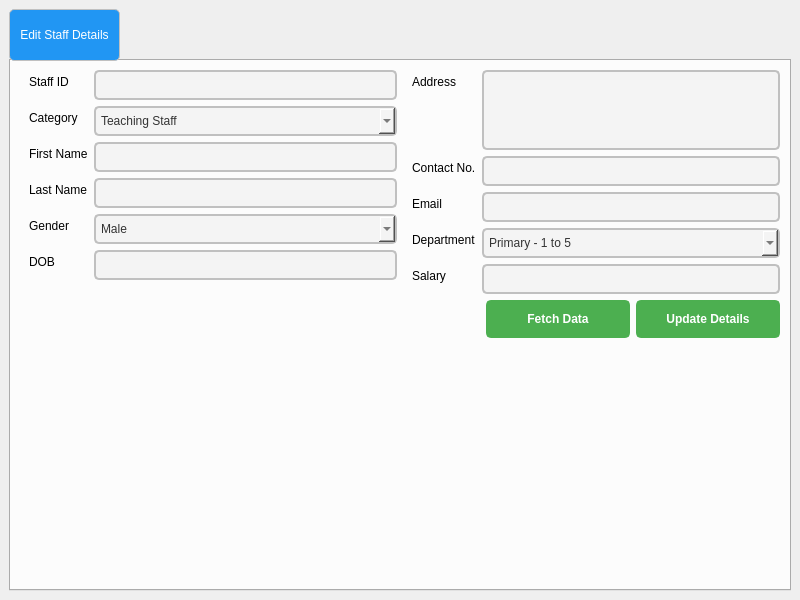
<?xml version="1.0" encoding="UTF-8"?>
<ui version="4.0">
 <class>MainWindow</class>
 <widget class="QMainWindow" name="MainWindow">
  <property name="geometry">
   <rect>
    <x>0</x>
    <y>0</y>
    <width>800</width>
    <height>600</height>
   </rect>
  </property>
  <property name="windowTitle">
   <string>MainWindow</string>
  </property>
  <widget class="QWidget" name="centralwidget">
   <layout class="QHBoxLayout" name="horizontalLayout">
    <item>
     <widget class="QTabWidget" name="tabWidget">
      <property name="styleSheet">
       <string notr="true">/* Styling the Tab Widget */
QTabWidget {
    background-color: #f0f0f0;
    border: 2px solid black;
    border-radius: 10px;
    padding: 5px;
}


/* Styling the Tabs */
QTabBar::tab {
    background-color: #2196F3;  /* Tab background color */
    color: white;
    border: 1px solid #c0c0c0;
    padding: 10px;
    border-radius: 5px;
    min-width: 80px;
    min-height: 30px;

	font: 14pt &quot;Segoe UI&quot;;
}

</string>
      </property>
      <property name="currentIndex">
       <number>0</number>
      </property>
      <widget class="QWidget" name="tab">
       <property name="styleSheet">
        <string notr="true"/>
       </property>
       <attribute name="title">
        <string>Edit Staff Details</string>
       </attribute>
       <layout class="QVBoxLayout" name="verticalLayout">
        <item>
         <layout class="QHBoxLayout" name="horizontalLayout_2">
          <property name="topMargin">
           <number>0</number>
          </property>
          <item alignment="Qt::AlignTop">
           <widget class="QFrame" name="formFrame">
            <property name="styleSheet">
             <string notr="true">*{
font: 14pt &quot;Segoe UI&quot;;

}

/* Styling the QLineEdit */
QLineEdit {
    background-color: #f4f4f4;  /* Light grey background */
    color: #333333;  /* Dark text color */
    border: 2px solid #c0c0c0;  /* Border color */
    border-radius: 5px;  /* Rounded corners */
    padding: 5px;
}

/* Focused state (when the QLineEdit is selected) */
QLineEdit:focus {
    border: 2px solid #2196F3;  /* Blue border when focused */
    background-color: #ffffff;  /* White background on focus */
}

/* Disabled state */
QLineEdit:disabled {
    background-color: #e0e0e0;  /* Grey background when disabled */
    color: #888888;  /* Light grey text when disabled */
    border: 2px solid #cccccc;  /* Light grey border */
}

/* Placeholder text style */
QLineEdit::placeholder {
    color: #888888;  /* Light grey color for placeholder text */
    font-style: italic;  /* Italicize the placeholder text */
}

/* Styling the text cursor */
QLineEdit::cursor {
    color: #2196F3;  /* Change cursor color to blue */
}
</string>
            </property>
            <layout class="QFormLayout" name="formLayout">
             <property name="topMargin">
              <number>0</number>
             </property>
             <property name="rightMargin">
              <number>0</number>
             </property>
             <property name="bottomMargin">
              <number>0</number>
             </property>
             <item row="1" column="0">
              <widget class="QLabel" name="label_2">
               <property name="text">
                <string>Staff ID</string>
               </property>
              </widget>
             </item>
             <item row="2" column="0">
              <widget class="QLabel" name="label_4">
               <property name="text">
                <string>Category</string>
               </property>
              </widget>
             </item>
             <item row="2" column="1">
              <widget class="QComboBox" name="staff_category_box">
               <property name="styleSheet">
                <string notr="true">/* Styling the QComboBox */
QComboBox {
    background-color: #f4f4f4;  /* Light grey background */
    color: #333333;  /* Dark text color */
    border: 2px solid #c0c0c0;  /* Border color */
    border-radius: 5px;  /* Rounded corners */
    padding: 5px;
    font: 14pt &quot;Segoe UI&quot;;

    min-width: 150px;  /* Minimum width of the combo box */
}

/* Styling the combo box when focused */
QComboBox:focus {
    border: 2px solid #2196F3;  /* Blue border when focused */
    background-color: #ffffff;  /* White background on focus */
}

/* Disabled state for the combo box */
QComboBox:disabled {
    background-color: #e0e0e0;  /* Grey background when disabled */
    color: #888888;  /* Light grey text when disabled */
    border: 2px solid #cccccc;  /* Light grey border */
}

/* Arrow button of the combo box */


/* Styling the dropdown list */
QComboBox QAbstractItemView {
    background-color: #ffffff;  /* White background for the dropdown list */
    color: #333333;  /* Dark text color */
    border: 1px solid #c0c0c0;  /* Border around the dropdown list */
    border-radius: 5px;
    padding: 5px;
    min-width: 150px;
}

/* Hover effect on the dropdown list items */
QComboBox QAbstractItemView::item:hover {
    background-color: #2196F3;  /* Blue background on hover */
    color: #ffffff;  /* White text on hover */
}

/* Selected item in the dropdown list */
QComboBox QAbstractItemView::item:selected {
    background-color: #64B5F6;  /* Light blue background when selected */
    color: #ffffff;  /* White text when selected */
}
</string>
               </property>
               <item>
                <property name="text">
                 <string>Teaching Staff</string>
                </property>
               </item>
               <item>
                <property name="text">
                 <string>Non-Teaching</string>
                </property>
               </item>
              </widget>
             </item>
             <item row="3" column="0">
              <widget class="QLabel" name="label">
               <property name="text">
                <string>First Name</string>
               </property>
              </widget>
             </item>
             <item row="3" column="1">
              <widget class="QLineEdit" name="staff_fname_box"/>
             </item>
             <item row="4" column="0">
              <widget class="QLabel" name="label_3">
               <property name="text">
                <string>Last Name</string>
               </property>
              </widget>
             </item>
             <item row="4" column="1">
              <widget class="QLineEdit" name="staff_lname_box"/>
             </item>
             <item row="5" column="0">
              <widget class="QLabel" name="label_6">
               <property name="text">
                <string>Gender</string>
               </property>
              </widget>
             </item>
             <item row="5" column="1">
              <widget class="QComboBox" name="staff_gen_box">
               <property name="styleSheet">
                <string notr="true">/* Styling the QComboBox */
QComboBox {
    background-color: #f4f4f4;  /* Light grey background */
    color: #333333;  /* Dark text color */
    border: 2px solid #c0c0c0;  /* Border color */
    border-radius: 5px;  /* Rounded corners */
    padding: 5px;
    font: 14pt &quot;Segoe UI&quot;;

    min-width: 150px;  /* Minimum width of the combo box */
}

/* Styling the combo box when focused */
QComboBox:focus {
    border: 2px solid #2196F3;  /* Blue border when focused */
    background-color: #ffffff;  /* White background on focus */
}

/* Disabled state for the combo box */
QComboBox:disabled {
    background-color: #e0e0e0;  /* Grey background when disabled */
    color: #888888;  /* Light grey text when disabled */
    border: 2px solid #cccccc;  /* Light grey border */
}

/* Arrow button of the combo box */


/* Styling the dropdown list */
QComboBox QAbstractItemView {
    background-color: #ffffff;  /* White background for the dropdown list */
    color: #333333;  /* Dark text color */
    border: 1px solid #c0c0c0;  /* Border around the dropdown list */
    border-radius: 5px;
    padding: 5px;
    min-width: 150px;
}

/* Hover effect on the dropdown list items */
QComboBox QAbstractItemView::item:hover {
    background-color: #2196F3;  /* Blue background on hover */
    color: #ffffff;  /* White text on hover */
}

/* Selected item in the dropdown list */
QComboBox QAbstractItemView::item:selected {
    background-color: #64B5F6;  /* Light blue background when selected */
    color: #ffffff;  /* White text when selected */
}
</string>
               </property>
               <item>
                <property name="text">
                 <string>Male</string>
                </property>
               </item>
               <item>
                <property name="text">
                 <string>Female</string>
                </property>
               </item>
              </widget>
             </item>
             <item row="7" column="0">
              <widget class="QLabel" name="label_7">
               <property name="text">
                <string>DOB</string>
               </property>
              </widget>
             </item>
             <item row="7" column="1">
              <widget class="QLineEdit" name="staff_dob_box"/>
             </item>
             <item row="1" column="1">
              <widget class="QLineEdit" name="lineEdit"/>
             </item>
            </layout>
           </widget>
          </item>
          <item alignment="Qt::AlignTop">
           <widget class="QFrame" name="formFrame_2">
            <property name="styleSheet">
             <string notr="true">*{
font: 14pt &quot;Segoe UI&quot;;

}

/* Styling the QLineEdit */
QLineEdit {
    background-color: #f4f4f4;  /* Light grey background */
    color: #333333;  /* Dark text color */
    border: 2px solid #c0c0c0;  /* Border color */
    border-radius: 5px;  /* Rounded corners */
    padding: 5px;
}

/* Focused state (when the QLineEdit is selected) */
QLineEdit:focus {
    border: 2px solid #2196F3;  /* Blue border when focused */
    background-color: #ffffff;  /* White background on focus */
}

/* Disabled state */
QLineEdit:disabled {
    background-color: #e0e0e0;  /* Grey background when disabled */
    color: #888888;  /* Light grey text when disabled */
    border: 2px solid #cccccc;  /* Light grey border */
}

/* Placeholder text style */
QLineEdit::placeholder {
    color: #888888;  /* Light grey color for placeholder text */
    font-style: italic;  /* Italicize the placeholder text */
}

/* Styling the text cursor */
QLineEdit::cursor {
    color: #2196F3;  /* Change cursor color to blue */
}
</string>
            </property>
            <layout class="QFormLayout" name="formLayout_2">
             <property name="topMargin">
              <number>0</number>
             </property>
             <property name="rightMargin">
              <number>0</number>
             </property>
             <property name="bottomMargin">
              <number>0</number>
             </property>
             <item row="0" column="0">
              <widget class="QLabel" name="label_11">
               <property name="text">
                <string>Address</string>
               </property>
              </widget>
             </item>
             <item row="2" column="0">
              <widget class="QLabel" name="label_12">
               <property name="text">
                <string>Contact No.</string>
               </property>
              </widget>
             </item>
             <item row="2" column="1">
              <widget class="QLineEdit" name="staff_contact_box"/>
             </item>
             <item row="3" column="0">
              <widget class="QLabel" name="label_17">
               <property name="text">
                <string>Email</string>
               </property>
              </widget>
             </item>
             <item row="3" column="1">
              <widget class="QLineEdit" name="staff_email_box"/>
             </item>
             <item row="4" column="0">
              <widget class="QLabel" name="label_13">
               <property name="text">
                <string>Department</string>
               </property>
              </widget>
             </item>
             <item row="8" column="0">
              <widget class="QLabel" name="label_14">
               <property name="text">
                <string>Salary</string>
               </property>
              </widget>
             </item>
             <item row="0" column="1">
              <widget class="QPlainTextEdit" name="staff_address_box">
               <property name="maximumSize">
                <size>
                 <width>16777215</width>
                 <height>80</height>
                </size>
               </property>
               <property name="styleSheet">
                <string notr="true">/* Styling the QPlainTextEdit */
QPlainTextEdit {
    background-color: #f4f4f4;  /* Light grey background */
    color: #333333;  /* Dark text color */
    border: 2px solid #c0c0c0;  /* Border color */
    border-radius: 5px;  /* Rounded corners */
    padding: 8px;
    font: 14pt &quot;Segoe UI&quot;;

}

/* Focused state (when the QPlainTextEdit is selected) */
QPlainTextEdit:focus {
    border: 2px solid #2196F3;  /* Blue border when focused */
    background-color: #ffffff;  /* White background on focus */
}

/* Disabled state */
QPlainTextEdit:disabled {
    background-color: #e0e0e0;  /* Grey background when disabled */
    color: #888888;  /* Light grey text when disabled */
    border: 2px solid #cccccc;  /* Light grey border */
}

/* Styling the text cursor */
QPlainTextEdit::cursor {
    color: #2196F3;  /* Change cursor color to blue */
}

/* Styling the selected text */
QPlainTextEdit::selection {
    background-color: #64B5F6;  /* Light blue background for selected text */
    color: #ffffff;  /* White text color for selected text */
}

/* Styling the scroll bar */
QPlainTextEdit QScrollBar:vertical {
    border: none;
    background: #f4f4f4;
    width: 12px;
    margin: 0px, 0px, 0px, 0px;
    border-radius: 6px;
}

QPlainTextEdit QScrollBar::handle:vertical {
    background: #2196F3;
    border-radius: 6px;
}

QPlainTextEdit QScrollBar::add-line:vertical, 
QPlainTextEdit QScrollBar::sub-line:vertical {
    border: none;
    background: none;
}
</string>
               </property>
              </widget>
             </item>
             <item row="4" column="1">
              <widget class="QComboBox" name="staff_dept_box">
               <property name="styleSheet">
                <string notr="true">/* Styling the QComboBox */
QComboBox {
    background-color: #f4f4f4;  /* Light grey background */
    color: #333333;  /* Dark text color */
    border: 2px solid #c0c0c0;  /* Border color */
    border-radius: 5px;  /* Rounded corners */
    padding: 5px;
    font: 14pt &quot;Segoe UI&quot;;

    min-width: 150px;  /* Minimum width of the combo box */
}

/* Styling the combo box when focused */
QComboBox:focus {
    border: 2px solid #2196F3;  /* Blue border when focused */
    background-color: #ffffff;  /* White background on focus */
}

/* Disabled state for the combo box */
QComboBox:disabled {
    background-color: #e0e0e0;  /* Grey background when disabled */
    color: #888888;  /* Light grey text when disabled */
    border: 2px solid #cccccc;  /* Light grey border */
}

/* Arrow button of the combo box */


/* Styling the dropdown list */
QComboBox QAbstractItemView {
    background-color: #ffffff;  /* White background for the dropdown list */
    color: #333333;  /* Dark text color */
    border: 1px solid #c0c0c0;  /* Border around the dropdown list */
    border-radius: 5px;
    padding: 5px;
    min-width: 150px;
}

/* Hover effect on the dropdown list items */
QComboBox QAbstractItemView::item:hover {
    background-color: #2196F3;  /* Blue background on hover */
    color: #ffffff;  /* White text on hover */
}

/* Selected item in the dropdown list */
QComboBox QAbstractItemView::item:selected {
    background-color: #64B5F6;  /* Light blue background when selected */
    color: #ffffff;  /* White text when selected */
}
</string>
               </property>
               <item>
                <property name="text">
                 <string>Primary - 1 to 5</string>
                </property>
               </item>
               <item>
                <property name="text">
                 <string>Middle High - 6 to 8</string>
                </property>
               </item>
               <item>
                <property name="text">
                 <string>Secondary - 9 to 10</string>
                </property>
               </item>
               <item>
                <property name="text">
                 <string>Science</string>
                </property>
               </item>
               <item>
                <property name="text">
                 <string>Commerce</string>
                </property>
               </item>
               <item>
                <property name="text">
                 <string>Humanities</string>
                </property>
               </item>
               <item>
                <property name="text">
                 <string>Utilities</string>
                </property>
               </item>
               <item>
                <property name="text">
                 <string>Lab Assistant</string>
                </property>
               </item>
               <item>
                <property name="text">
                 <string>Finance</string>
                </property>
               </item>
               <item>
                <property name="text">
                 <string>Office</string>
                </property>
               </item>
              </widget>
             </item>
             <item row="8" column="1">
              <widget class="QLineEdit" name="staff_sal_box"/>
             </item>
            </layout>
           </widget>
          </item>
         </layout>
        </item>
        <item>
         <layout class="QHBoxLayout" name="horizontalLayout_3">
          <property name="topMargin">
           <number>0</number>
          </property>
          <item>
           <spacer name="horizontalSpacer">
            <property name="orientation">
             <enum>Qt::Horizontal</enum>
            </property>
            <property name="sizeHint" stdset="0">
             <size>
              <width>40</width>
              <height>20</height>
             </size>
            </property>
           </spacer>
          </item>
          <item>
           <widget class="QPushButton" name="fetch_btn">
            <property name="styleSheet">
             <string notr="true">/* Styling the QPushButton */
QPushButton {
    background-color: #4CAF50;  /* Green background */
    color: white;  /* White text color */
    border: 2px solid #4CAF50;  /* Border color matches background */
    border-radius: 5px;  /* Rounded corners */
    padding: 10px 20px;  /* Vertical and horizontal padding */
    
    font: 14pt &quot;Segoe UI&quot;; /* Font size */
    min-width: 100px;  /* Minimum width for the button */
}

/* Hover effect when the mouse is over the button */
QPushButton:hover {
    background-color: #45a049;  /* Darker green background */
    border-color: #45a049;  /* Darker green border */
}

/* Pressed effect when the button is clicked */
QPushButton:pressed {
    background-color: #388e3c;  /* Even darker green */
    border-color: #388e3c;  /* Dark border */
    padding-top: 12px;  /* Slightly reduces padding to simulate a &quot;pressed&quot; effect */
    padding-left: 18px;  /* Shift the button to the left slightly */
}

/* Focused state (when the button is focused) */
QPushButton:focus {
    border: 2px solid #2196F3;  /* Blue border when focused */
    outline: none;  /* Removes the default outline */
}

/* Disabled state for the QPushButton */
QPushButton:disabled {
    background-color: #e0e0e0;  /* Light grey background */
    color: #888888;  /* Light grey text */
    border: 2px solid #cccccc;  /* Light grey border */
}

/* Styling the text of the QPushButton */
QPushButton {
    font-weight: bold;  /* Make the text bold */
}

/* Styling the QPushButton icon (if it has one) */
QPushButton::icon {
    padding-right: 10px;  /* Space between the icon and the text */
}

/* Border effect when the button is in a focus or pressed state */
QPushButton:focus, QPushButton:pressed {
    border-style: inset;
}
</string>
            </property>
            <property name="text">
             <string>Fetch Data</string>
            </property>
           </widget>
          </item>
          <item>
           <widget class="QPushButton" name="update_btn">
            <property name="styleSheet">
             <string notr="true">/* Styling the QPushButton */
QPushButton {
    background-color: #4CAF50;  /* Green background */
    color: white;  /* White text color */
    border: 2px solid #4CAF50;  /* Border color matches background */
    border-radius: 5px;  /* Rounded corners */
    padding: 10px 20px;  /* Vertical and horizontal padding */
    
    font: 14pt &quot;Segoe UI&quot;; /* Font size */
    min-width: 100px;  /* Minimum width for the button */
}

/* Hover effect when the mouse is over the button */
QPushButton:hover {
    background-color: #45a049;  /* Darker green background */
    border-color: #45a049;  /* Darker green border */
}

/* Pressed effect when the button is clicked */
QPushButton:pressed {
    background-color: #388e3c;  /* Even darker green */
    border-color: #388e3c;  /* Dark border */
    padding-top: 12px;  /* Slightly reduces padding to simulate a &quot;pressed&quot; effect */
    padding-left: 18px;  /* Shift the button to the left slightly */
}

/* Focused state (when the button is focused) */
QPushButton:focus {
    border: 2px solid #2196F3;  /* Blue border when focused */
    outline: none;  /* Removes the default outline */
}

/* Disabled state for the QPushButton */
QPushButton:disabled {
    background-color: #e0e0e0;  /* Light grey background */
    color: #888888;  /* Light grey text */
    border: 2px solid #cccccc;  /* Light grey border */
}

/* Styling the text of the QPushButton */
QPushButton {
    font-weight: bold;  /* Make the text bold */
}

/* Styling the QPushButton icon (if it has one) */
QPushButton::icon {
    padding-right: 10px;  /* Space between the icon and the text */
}

/* Border effect when the button is in a focus or pressed state */
QPushButton:focus, QPushButton:pressed {
    border-style: inset;
}
</string>
            </property>
            <property name="text">
             <string>Update Details</string>
            </property>
           </widget>
          </item>
         </layout>
        </item>
        <item>
         <spacer name="verticalSpacer">
          <property name="orientation">
           <enum>Qt::Vertical</enum>
          </property>
          <property name="sizeHint" stdset="0">
           <size>
            <width>20</width>
            <height>40</height>
           </size>
          </property>
         </spacer>
        </item>
       </layout>
      </widget>
     </widget>
    </item>
   </layout>
  </widget>
 </widget>
 <resources/>
 <connections/>
</ui>
